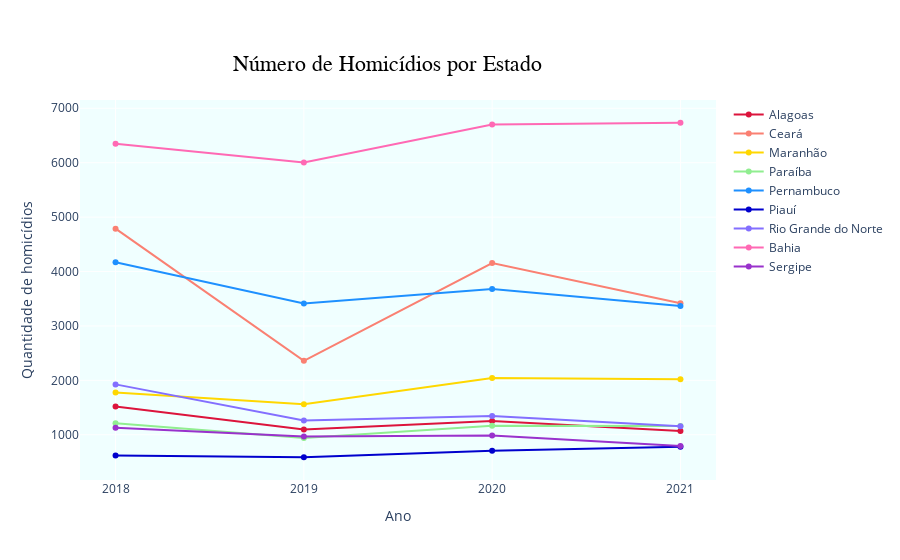

Notebook cell for this chart:
### Code cell
anos = homicidios_abs.columns
estados = homicidios_abs.index
valores = homicidios_abs.values

cores = ['#DC143C', '#FA8072', '#FFD700', '#90EE90', '#1E90FF', '#0000CD', '#836FFF', '#FF69B4', '#9932CC']

num_homicidios = go.Figure()
for i, estado in enumerate(estados):
    num_homicidios.add_trace(go.Scatter(x=anos, y=valores[i], name=estado,marker=dict(color=cores[i])))

num_homicidios.update_layout(
    title={
        'text': 'Número de Homicídios por Estado',
        'x': 0.43,
        'y': 0.9,
        'xanchor': 'center',
        'yanchor': 'top',
        'font': {'size': 22, 'family': 'Arial', 'color': 'black'}
    },
    xaxis_title='Ano',
    yaxis_title='Quantidade de homicídios',
    plot_bgcolor='#F0FFFF',
    xaxis=dict(showgrid=True),
    yaxis=dict(showgrid=True),
    
)
num_homicidios.show()

### Figure 1 — Plotly figure (JSON) as saved in the notebook; plotly's stock layout.template omitted (floating-point values rounded to 4 significant figures)
{"data": [{"marker": {"color": "#DC143C"}, "name": "Alagoas", "type": "scatter", "x": ["2018", "2019", "2020", "2021"], "y": [1521, 1095, 1251, 1069]}, {"marker": {"color": "#FA8072"}, "name": "Ceará", "type": "scatter", "x": ["2018", "2019", "2020", "2021"], "y": [4788, 2359, 4155, 3418]}, {"marker": {"color": "#FFD700"}, "name": "Maranhão", "type": "scatter", "x": ["2018", "2019", "2020", "2021"], "y": [1776, 1562, 2045, 2021]}, {"marker": {"color": "#90EE90"}, "name": "Paraíba", "type": "scatter", "x": ["2018", "2019", "2020", "2021"], "y": [1210, 942, 1166, 1161]}, {"marker": {"color": "#1E90FF"}, "name": "Pernambuco", "type": "scatter", "x": ["2018", "2019", "2020", "2021"], "y": [4170, 3412, 3681, 3368]}, {"marker": {"color": "#0000CD"}, "name": "Piauí", "type": "scatter", "x": ["2018", "2019", "2020", "2021"], "y": [617, 587, 707, 782]}, {"marker": {"color": "#836FFF"}, "name": "Rio Grande do Norte", "type": "scatter", "x": ["2018", "2019", "2020", "2021"], "y": [1926, 1264, 1344, 1155]}, {"marker": {"color": "#FF69B4"}, "name": "Bahia", "type": "scatter", "x": ["2018", "2019", "2020", "2021"], "y": [6346, 6002, 6703, 6734]}, {"marker": {"color": "#9932CC"}, "name": "Sergipe", "type": "scatter", "x": ["2018", "2019", "2020", "2021"], "y": [1128, 967, 987, 792]}], "layout": {"plot_bgcolor": "#F0FFFF", "title": {"font": {"color": "black", "family": "Arial", "size": 22}, "text": "Número de Homicídios por Estado", "x": 0.43, "xanchor": "center", "y": 0.9, "yanchor": "top"}, "xaxis": {"showgrid": true, "title": {"text": "Ano"}}, "yaxis": {"showgrid": true, "title": {"text": "Quantidade de homicídios"}}}}
